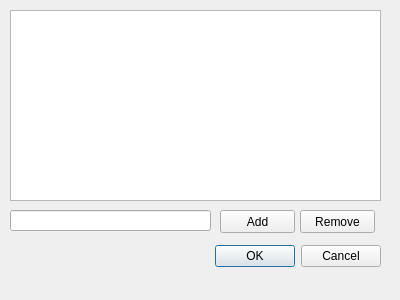
<?xml version="1.0" encoding="UTF-8"?>
<ui version="4.0">
 <class>Setting_Dialog</class>
 <widget class="QDialog" name="Setting_Dialog">
  <property name="geometry">
   <rect>
    <x>0</x>
    <y>0</y>
    <width>400</width>
    <height>300</height>
   </rect>
  </property>
  <property name="windowTitle">
   <string>Dialog</string>
  </property>
  <widget class="QDialogButtonBox" name="buttonBox">
   <property name="geometry">
    <rect>
     <x>40</x>
     <y>240</y>
     <width>341</width>
     <height>32</height>
    </rect>
   </property>
   <property name="orientation">
    <enum>Qt::Horizontal</enum>
   </property>
   <property name="standardButtons">
    <set>QDialogButtonBox::Cancel|QDialogButtonBox::Ok</set>
   </property>
  </widget>
  <widget class="QListView" name="bl_show">
   <property name="geometry">
    <rect>
     <x>10</x>
     <y>10</y>
     <width>371</width>
     <height>191</height>
    </rect>
   </property>
  </widget>
  <widget class="QPushButton" name="addButton">
   <property name="geometry">
    <rect>
     <x>220</x>
     <y>210</y>
     <width>75</width>
     <height>23</height>
    </rect>
   </property>
   <property name="text">
    <string>Add</string>
   </property>
  </widget>
  <widget class="QPushButton" name="removeButton">
   <property name="geometry">
    <rect>
     <x>300</x>
     <y>210</y>
     <width>75</width>
     <height>23</height>
    </rect>
   </property>
   <property name="text">
    <string>Remove</string>
   </property>
  </widget>
  <widget class="QLineEdit" name="bl_line">
   <property name="geometry">
    <rect>
     <x>10</x>
     <y>210</y>
     <width>201</width>
     <height>21</height>
    </rect>
   </property>
  </widget>
 </widget>
 <resources/>
 <connections>
  <connection>
   <sender>buttonBox</sender>
   <signal>accepted()</signal>
   <receiver>Setting_Dialog</receiver>
   <slot>accept()</slot>
   <hints>
    <hint type="sourcelabel">
     <x>248</x>
     <y>254</y>
    </hint>
    <hint type="destinationlabel">
     <x>157</x>
     <y>274</y>
    </hint>
   </hints>
  </connection>
  <connection>
   <sender>buttonBox</sender>
   <signal>rejected()</signal>
   <receiver>Setting_Dialog</receiver>
   <slot>reject()</slot>
   <hints>
    <hint type="sourcelabel">
     <x>316</x>
     <y>260</y>
    </hint>
    <hint type="destinationlabel">
     <x>286</x>
     <y>274</y>
    </hint>
   </hints>
  </connection>
 </connections>
</ui>
